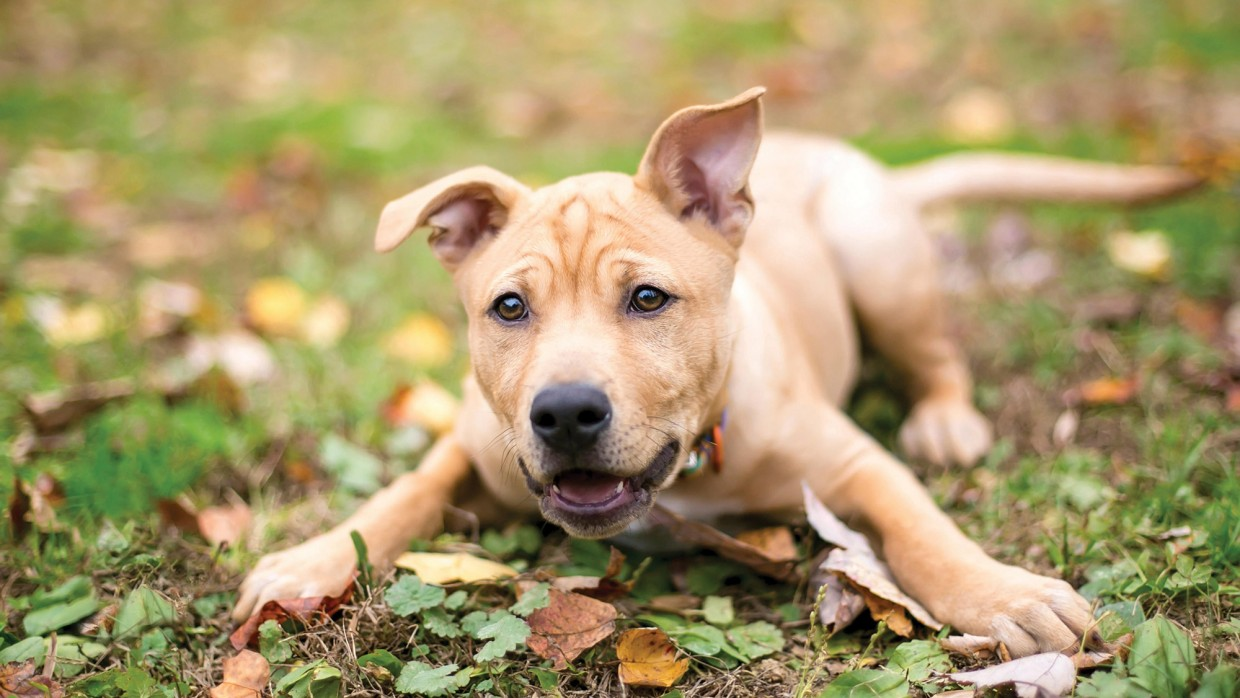
#> input picture dog.jpg, 1240 x 698 px
$ python kernel-save-files.py
#> lines starting #> are read from the running program, lines starting #| are printed output that depends on the picture
import cv2
import numpy as np

#read image using opencv
img = cv2.imread('dog.jpg')
#> img is the input picture: shape (698, 1240, 3); mean B, G, R 107.5, 151.9, 168.5

#define kernel
box_blur = np.ones((3,3), np.float32) / 9
gaussian_blur = np.array([[1,2,1], [2,4,2], [1,2,1]], np.float32) / 16
edge_detection = np.array([[-1,-1,-1], [-1,8,-1], [-1,-1,-1]])
sharpen = np.array([[0,-1,0], [-1,5,-1], [0,-1,0]])

#convolution
result_sharpen = cv2.filter2D(img, -1, sharpen)
result_blur = cv2.filter2D(img, -1, box_blur)
result_gblur = cv2.filter2D(img, -1, gaussian_blur)
result_edge = cv2.filter2D(img, -1, edge_detection)
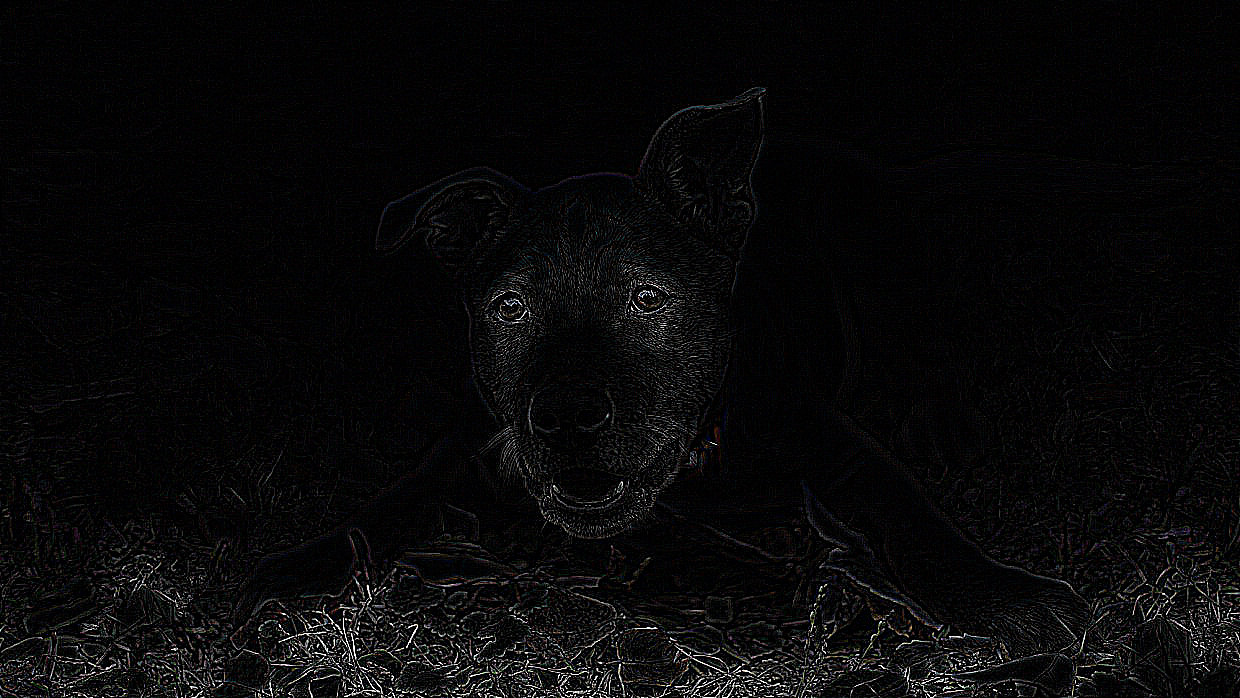
#> result_edge: shape (698, 1240, 3); mean B, G, R 8.7, 8.2, 8.5

#save image
cv2.imwrite('dog_sharpen.jpg', result_sharpen)
cv2.imwrite('dog_blur.jpg', result_blur)
cv2.imwrite('dog_gblur.jpg', result_gblur)
cv2.imwrite('dog_edge.jpg', result_edge)
